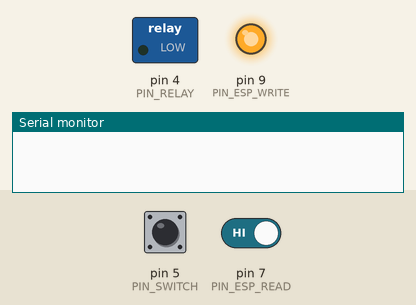
Simulated run of this sketch. Board: Arduino Uno, built with avr-gcc and run on an emulated ATmega328P. Parts: switched loads named in the sketch (green lamp = pin HIGH), output pins drawn as LEDs (lit = HIGH), the last lines printed to the serial monitor. Dashed ring = blinking. The inputs (shaded band) are chosen by the test bench; at power-on: pin 7 (PIN_ESP_READ) HIGH, pin 5 (PIN_SWITCH) LOW.

Above: at 2.7 s.
2.8 s: pin 7 (PIN_ESP_READ) driven LOW
At 4.1 s:
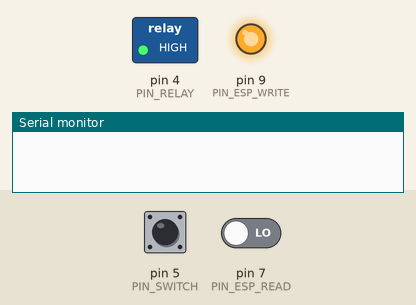
4.4 s: pin 5 (PIN_SWITCH) pulled HIGH for 0.15 s
At 4.55 s:
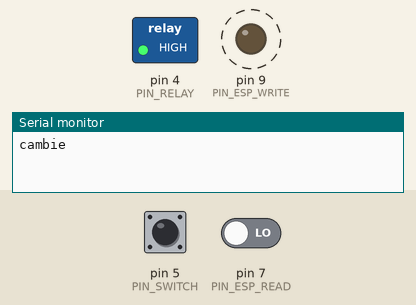
6.4 s: pin 5 (PIN_SWITCH) pulled HIGH for 3.2 s
At 6.55 s:
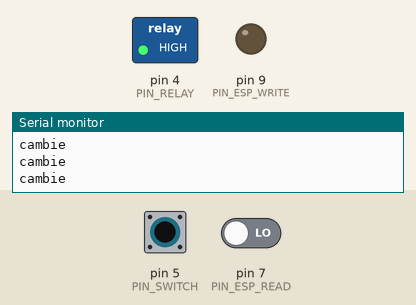
11.3 s: pin 7 (PIN_ESP_READ) driven HIGH
At 11.8 s:
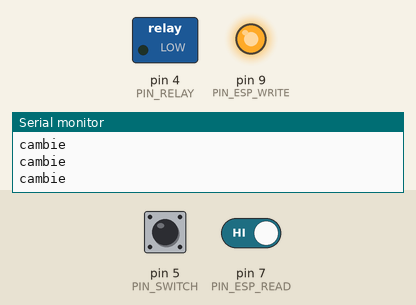
Timing chart, 0 to 13.9 s (numbered marks = the images above; inputs shaded):
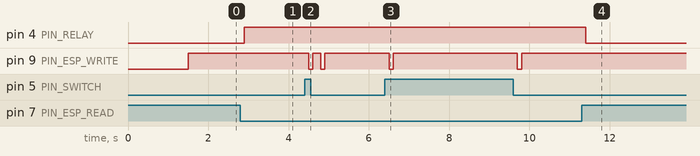

Measured:
- after the input at 2.8 s, pin 4 (PIN_RELAY): LOW → HIGH after 0.10 s
- after the input at 4.4 s, pin 9 (PIN_ESP_WRITE): alternates HIGH for 0.20 s and LOW for 0.10 s, 4 changes in all, then stays HIGH, starting after 0.10 s
- after the input at 6.4 s, pin 9 (PIN_ESP_WRITE): alternates HIGH for 3.1 s and LOW for 0.10 s, starting after 0.10 s
- after the input at 11.3 s, pin 4 (PIN_RELAY): HIGH → LOW after 0.10 s

The sketch:

FOCO.ino
```cpp
#define PIN_ESP_READ 7
#define PIN_ESP_WRITE 9
#define PIN_RELAY 4
#define PIN_SWITCH 5

boolean led_state = false;
int last_switch_state = 0;
unsigned long last_debounce_time = 0;
unsigned long debounce_delay = 60;

void setup() {
    Serial.begin(115200);
    pinMode(PIN_ESP_READ, INPUT);
    pinMode(PIN_RELAY, OUTPUT);
    pinMode(PIN_SWITCH, INPUT);
    digitalWrite(PIN_RELAY, LOW);
    delay(1500);
    pinMode(PIN_ESP_WRITE, OUTPUT);
    digitalWrite(PIN_ESP_WRITE, HIGH);
    last_switch_state = digitalRead(PIN_SWITCH);
}


void manage_esp(){
    boolean actual_led_state = !digitalRead(PIN_ESP_READ);
    delay(100);
    if(actual_led_state == !digitalRead(PIN_ESP_READ)){
      digitalWrite(PIN_RELAY,actual_led_state);
      if(actual_led_state != led_state){
        led_state = actual_led_state;
      }
    }
}


void loop() {
  int switch_state = digitalRead(PIN_SWITCH);
  if(switch_state != last_switch_state){
    if(last_debounce_time == 0){
      last_debounce_time = millis();
    }
    if ((millis() - last_debounce_time) > debounce_delay) {
      last_debounce_time = 0;
      Serial.println("cambie");
      last_switch_state = switch_state;
      digitalWrite(PIN_ESP_WRITE, LOW);
      delay(100);
      digitalWrite(PIN_ESP_WRITE, HIGH);
    }
  }
  manage_esp();
}
```
